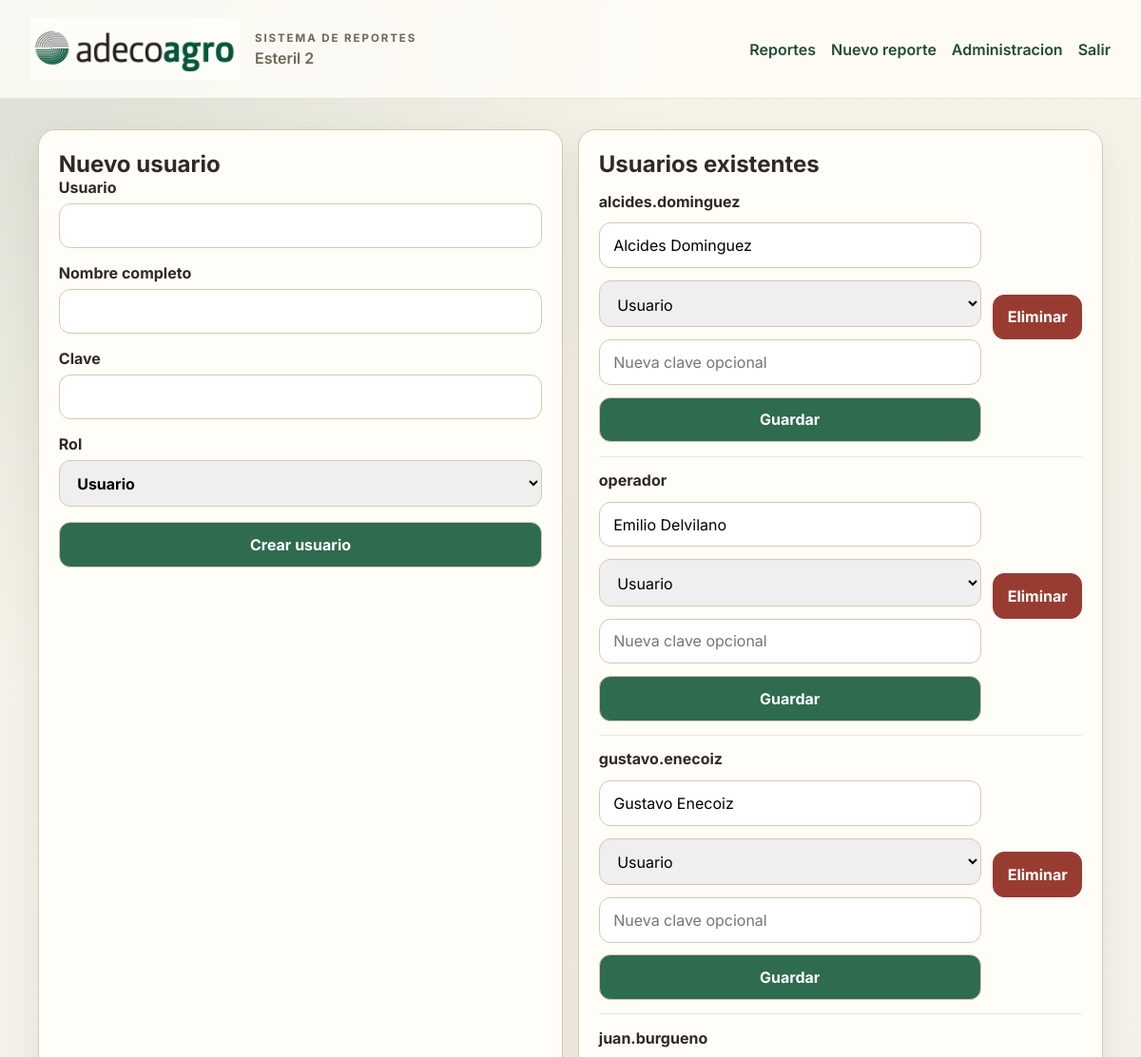
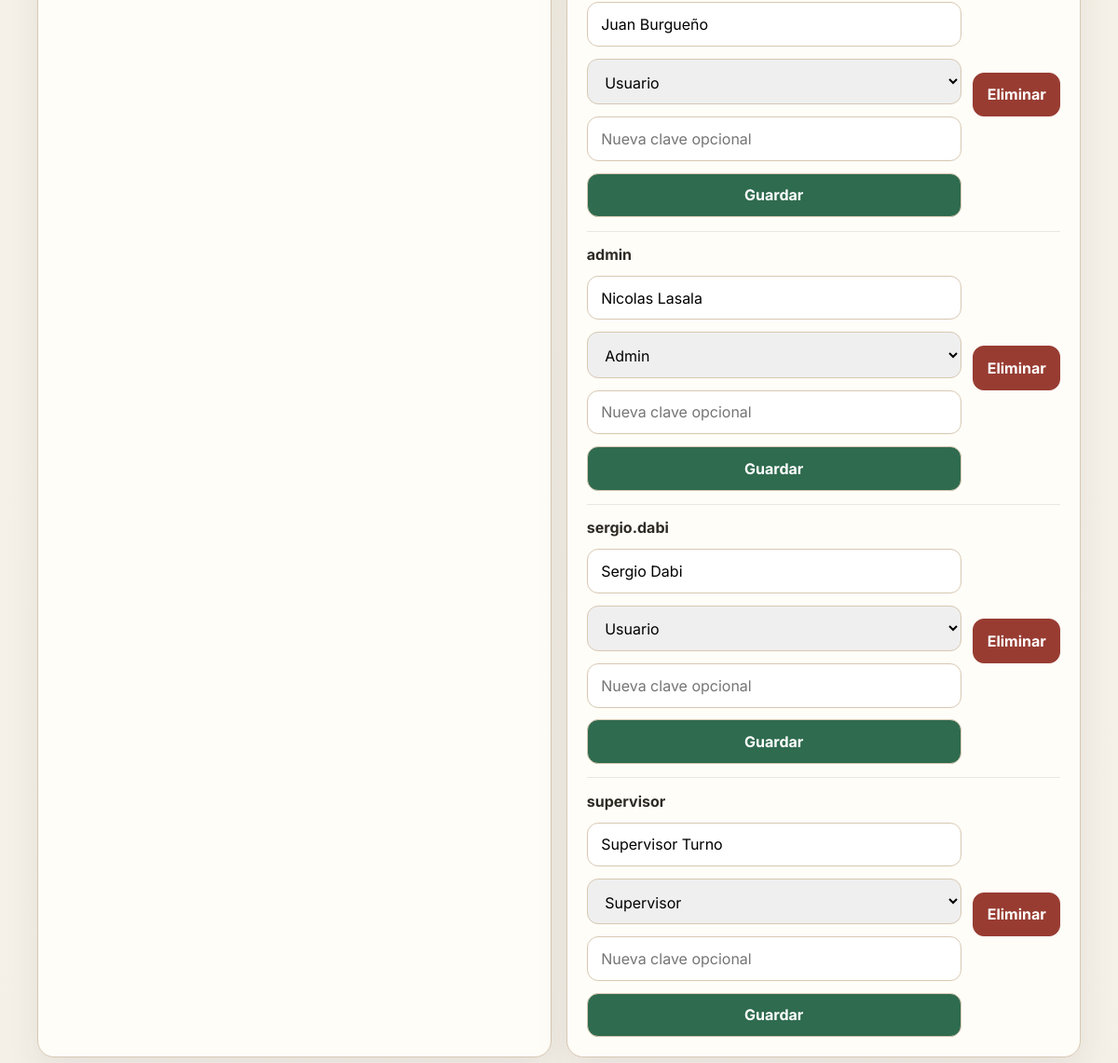
The app's page /admin/usuarios (signed in) with its own data (2 pictures, top to bottom).
### app/models.py (models this page shows, shortened)
class User(UserMixin, db.Model):
    id = db.Column(db.Integer, primary_key=True)
    username = db.Column(db.String(50), unique=True, nullable=False)
    full_name = db.Column(db.String(120), nullable=False)
    password_hash = db.Column(db.String(255), nullable=False)
    role = db.Column(db.String(20), nullable=False, default="usuario")
    created_at = db.Column(db.DateTime, default=datetime.utcnow, nullable=False)
    reports = db.relationship("Report", back_populates="created_by", lazy=True)
    comments = db.relationship("ReportComment", back_populates="created_by", lazy=True)
    @property
    def can_review_reports(self):
        return self.role in {"admin", "supervisor"}

### app/routes.py (the view, shortened to what this page needs)
@login_required
def manage_users():
    if not admin_required():
        return redirect(url_for("reports"))
    return render_template("manage_users.html", users=User.query.order_by(User.full_name).all())

### app/models.py (called while the page is built)
@login_manager.user_loader
def load_user(user_id):
    return User.query.get(int(user_id))

### app/routes.py (called while the page is built)
def admin_required():
    if not current_user.is_authenticated or not current_user.can_review_reports:
        flash("Solo administracion o supervision puede acceder a esa seccion.", "error")
        return False
    return True

### app/templates/manage_users.html (shortened to what this page needs)
{% extends "base.html" %}
{% block content %}
<section class="split-layout">
  <article class="card">
    <h2>Nuevo usuario</h2>
    <form method="post" class="form-grid">
      <label>Usuario
        <input type="text" name="username" required>
      </label>
      <label>Nombre completo
        <input type="text" name="full_name" required>
      </label>
      <label>Clave
        <input type="password" name="password" required>
      </label>
      <label>Rol
        <select name="role">
          <option value="usuario">Usuario</option>
        </select>
      </label>
      <button type="submit">Crear usuario</button>
    </form>
  </article>
  <article class="card">
    <h2>Usuarios existentes</h2>
    {% for user in users %}
    <div class="admin-item">
      <form method="post" action="{{ url_for('edit_user', user_id=user.id) }}" class="inline-edit user-edit">
        <strong>{{ user.username }}</strong>
        <input type="text" name="full_name" value="{{ user.full_name }}" required>
        <select name="role">
          <option value="usuario" {% if user.role == 'usuario' %}selected{% endif %}>Usuario</option>
          <option value="supervisor" {% if user.role == 'supervisor' %}selected{% endif %}>Supervisor</option>
          <option value="admin" {% if user.role == 'admin' %}selected{% endif %}>Admin</option>
        </select>
        <input type="password" name="password" placeholder="Nueva clave opcional">
        <button type="submit">Guardar</button>
      </form>
      <form method="post" action="{{ url_for('delete_user', user_id=user.id) }}">
        <button type="submit" class="danger-button">Eliminar</button>
      </form>
    </div>
    {% endfor %}
  </article>
</section>
{% endblock %}

### app/static/css/styles.css (style rules this page uses)
:root { --bg: #f4f0e8; --panel: #fffdf8; --border: #d7c8b2; --text: #2e2a24; --muted: #716557; --accent: #2f6b4f; --accent-dark: #214c38; --warn: #b15d32; --danger: #983c32; --shadow: 0 14px 35px rgba(46, 42, 36, 0.08); }
* { box-sizing: border-box; }
body { margin: 0; font-family: "Inter", "Segoe UI", Helvetica, Arial, sans-serif; background: radial-gradient(circle at top left, rgba(47, 107, 79, 0.15), transparent 28%), linear-gradient(180deg, #f7f2e8 0%, var(--bg) 100%); color: var(--text); }
.topbar h1, .page-head h2, .card h2, .card h3 { margin: 0; }
.card { background: var(--panel); border: 1px solid var(--border); border-radius: 18px; padding: 1.3rem; box-shadow: var(--shadow); }
.page-head, .filters, .split-layout, .report-grid, .stats-grid, .admin-links, .form-grid, .inline-form { display: grid; gap: 1rem; }
.split-layout { grid-template-columns: repeat(auto-fit, minmax(320px, 1fr)); }
.form-grid label, .filters label { display: grid; gap: 0.4rem; font-weight: 700; }
input, select, textarea, button, .button-link { width: 100%; border-radius: 12px; border: 1px solid var(--border); padding: 0.8rem 0.9rem; font: inherit; }
button, .button-link { background: var(--accent); color: #fff; font-weight: 700; text-align: center; cursor: pointer; }
.danger-button { background: var(--danger); border-color: var(--danger); }
.report-card-top, .inline-edit { display: flex; gap: 0.8rem; align-items: center; justify-content: space-between; }
.action-row, .admin-item { display: flex; gap: 0.8rem; align-items: center; justify-content: space-between; }
.inline-edit, .user-edit { flex-wrap: wrap; margin-bottom: 0.9rem; }
.action-row form, .admin-item form { margin: 0; }
.admin-item { padding: 0.9rem 0; border-bottom: 1px solid rgba(113, 101, 87, 0.15); }
.admin-item:last-child { padding-bottom: 0; border-bottom: 0; }

### records on screen
User: username "alcides.dominguez", full_name "Alcides Dominguez", role "Usuario"
User: username "operador", full_name "Emilio Delvilano", role "Usuario"
User: username "gustavo.enecoiz", full_name "Gustavo Enecoiz", role "Usuario"
User: username "juan.burgueno", full_name "Juan Burgueño", role "Usuario"
User: username "admin", full_name "Nicolas Lasala", role "Admin"
User: username "sergio.dabi", full_name "Sergio Dabi", role "Usuario"
User: username "supervisor", full_name "Supervisor Turno", role "Supervisor"
